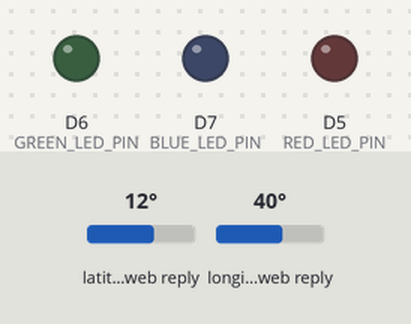
A program run on a simulated ESP8266 (NodeMCU). On the bench: output pins drawn as LEDs (lit = HIGH). Inputs (shaded band) come from the test bench; at power-on: latitude in the web reply 12°, longitude in the web reply 40°. WiFi joins after 1.5 s; servers stay silent unless stated; web services answer with replies made up by the test bench; what the program prints to the serial monitor is not drawn.

Above: at 0.1 s.
At 30.3 s:
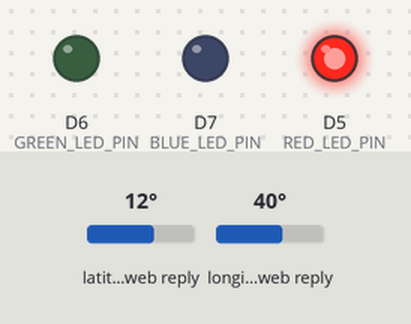
Timing chart, 0 to 31.8 s (numbered marks = the images above):
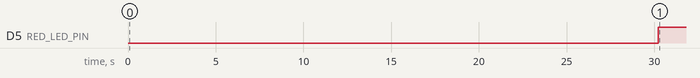

Measured:
- by itself, D5 (RED_LED_PIN): LOW → HIGH at 30.2 s

The program:

main.cpp
```cpp
#include <Arduino.h>
#include <ESP8266WiFi.h>
#include <ESP8266HTTPClient.h>
#include <ArduinoJson.h>
#include "credentials.h"  // Include the credentials file

// Single color LED pins
#define RED_LED_PIN D5
#define GREEN_LED_PIN D6
#define BLUE_LED_PIN D7

//  USER CONFIG
// Distance thresholds (km)
const double VISIBLE_RADIUS   = 500.0;
const double SLIGHTLY_FAR_RADIUS = 1000.0;

// API endpoint
const char* ISS_API_URL = "http://api.open-notify.org/iss-now.json";

// Timing constants
const unsigned long CHECK_ISS_INTERVAL = 30000;   // Check ISS position every 30 seconds
const unsigned long WIFI_CHECK_INTERVAL = 5000;   // Check WiFi connection every 5 seconds
const unsigned long BLINK_FAST = 200;             // Fast blink interval in ms
const unsigned long BLINK_MEDIUM = 500;           // Medium blink interval in ms

// Global variables for non-blocking operation
unsigned long lastISSCheck = 0;
unsigned long lastWiFiCheck = 0;
unsigned long lastLEDUpdate = 0;
int currentLEDState = 0;
int ledMode = 0;  // 0 = off, 1 = steady red, 2 = blinking blue, 3 = fast blinking green

//  HELPER FUNCTIONS
double deg2rad(double deg) {
  return deg * (PI / 180.0);
}

double haversine(double lat1, double lon1, double lat2, double lon2) {
  double dLat = deg2rad(lat2 - lat1);
  double dLon = deg2rad(lat2 - lon1);
  lat1 = deg2rad(lat1);
  lat2 = deg2rad(lat2);

  double a = sin(dLat/2) * sin(dLat/2) +
             sin(dLon/2) * sin(dLon/2) * cos(lat1) * cos(lat2);
  double c = 2 * atan2(sqrt(a), sqrt(1-a));
  const double R = 6371.0; // Earth radius in km
  return R * c;
}

// Function to ensure WiFi connection
void ensureWiFiConnected() {
  if (WiFi.status() != WL_CONNECTED) {
    Serial.print("Reconnecting to WiFi...");
    WiFi.begin(WIFI_SSID, WIFI_PASS);

    // Wait up to 10 seconds for connection
    unsigned long startAttempt = millis();
    while (WiFi.status() != WL_CONNECTED && millis() - startAttempt < 10000) {
      delay(500);
      Serial.print(".");
    }

    if (WiFi.status() == WL_CONNECTED) {
      Serial.println("\nReconnected!");
    } else {
      Serial.println("\nFailed to reconnect!");
    }
  }
}

// Function to update LED states non-blockingly
void updateLEDs() {
  unsigned long currentMillis = millis();

  switch (ledMode) {
    case 0:  // All LEDs off
      digitalWrite(RED_LED_PIN, LOW);
      digitalWrite(GREEN_LED_PIN, LOW);
      digitalWrite(BLUE_LED_PIN, LOW);
      break;

    case 1:  // Steady Red (ISS is far away)
      digitalWrite(RED_LED_PIN, HIGH);
      digitalWrite(GREEN_LED_PIN, LOW);
      digitalWrite(BLUE_LED_PIN, LOW);
      break;

    case 2:  // Blinking Blue (ISS is approaching)
      digitalWrite(RED_LED_PIN, LOW);
      digitalWrite(GREEN_LED_PIN, LOW);

      if (currentMillis - lastLEDUpdate >= BLINK_MEDIUM) {
        lastLEDUpdate = currentMillis;
        currentLEDState = !currentLEDState;
        digitalWrite(BLUE_LED_PIN, currentLEDState);
      }
      break;

    case 3:  // Fast Blinking Green (ISS is nearby/visible)
      digitalWrite(RED_LED_PIN, LOW);
      digitalWrite(BLUE_LED_PIN, LOW);

      if (currentMillis - lastLEDUpdate >= BLINK_FAST) {
        lastLEDUpdate = currentMillis;
        currentLEDState = !currentLEDState;
        digitalWrite(GREEN_LED_PIN, currentLEDState);
      }
      break;
  }
}

// Function to check ISS position and update LED mode
void checkISSPosition() {
  if (WiFi.status() == WL_CONNECTED) {
    WiFiClient client;
    HTTPClient http;
    http.begin(client, ISS_API_URL);

    int httpCode = http.GET();

    if (httpCode == HTTP_CODE_OK) {
      String payload = http.getString();
      StaticJsonDocument<256> doc;
      DeserializationError err = deserializeJson(doc, payload);

      if (!err) {
        double issLat = doc["iss_position"]["latitude"].as<double>();
        double issLon = doc["iss_position"]["longitude"].as<double>();
        double dist = haversine(MY_LAT, MY_LON, issLat, issLon);

        Serial.print("ISS Position: ");
        Serial.print(issLat);
        Serial.print(", ");
        Serial.println(issLon);

        Serial.print("Distance from your location: ");
        Serial.print(dist);
        Serial.println(" km");

        // Update LED mode based on distance
        if (dist <= VISIBLE_RADIUS) {
          Serial.println("ISS is nearby! (Green LED blinking fast)");
          ledMode = 3;  // Fast blinking green
        }
        else if (dist <= SLIGHTLY_FAR_RADIUS) {
          Serial.println("ISS is approaching (Blue LED blinking)");
          ledMode = 2;  // Blinking blue
        }
        else {
          Serial.println("ISS is far away (Red LED solid)");
          ledMode = 1;  // Steady red
        }
      } else {
        Serial.println("Failed to parse JSON");
      }
    } else {
      Serial.printf("HTTP GET failed, code: %d\n", httpCode);
    }

    http.end();
  } else {
    Serial.println("WiFi not connected for ISS check!");
  }
}

//  SETUP & LOOP
void setup() {
  pinMode(RED_LED_PIN, OUTPUT);
  pinMode(GREEN_LED_PIN, OUTPUT);
  pinMode(BLUE_LED_PIN, OUTPUT);

  // Initialize all LEDs to OFF
  digitalWrite(RED_LED_PIN, LOW);
  digitalWrite(GREEN_LED_PIN, LOW);
  digitalWrite(BLUE_LED_PIN, LOW);

  Serial.begin(115200);
  WiFi.begin(WIFI_SSID, WIFI_PASS);

  Serial.print("Connecting to WiFi");
  while (WiFi.status() != WL_CONNECTED) {
    delay(500);
    Serial.print(".");
  }
  Serial.println("\nConnected!");
}

void loop() {
  unsigned long currentMillis = millis();

  // Check WiFi connection periodically
  if (currentMillis - lastWiFiCheck >= WIFI_CHECK_INTERVAL) {
    lastWiFiCheck = currentMillis;
    ensureWiFiConnected();
  }

  // Check ISS position periodically
  if (currentMillis - lastISSCheck >= CHECK_ISS_INTERVAL) {
    lastISSCheck = currentMillis;
    checkISSPosition();
  }

  // Update LEDs (non-blocking)
  updateLEDs();

  // Small delay to prevent CPU hogging
  delay(10);
}
```

credentials.h
```cpp
#ifndef CREDENTIALS_H
#define CREDENTIALS_H

// Your Wi-Fi credentials
#define WIFI_SSID "FTTH-CF74"
#define WIFI_PASS "7330650345"

// Your location (in decimal degrees)
#define MY_LAT 17.9949
#define MY_LON 83.2377

#endif // CREDENTIALS_H
```
